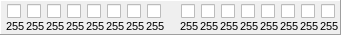
   <widget class="QFrame" name="fm-1_32" >
    <property name="geometry" >
     <rect>
      <x>10</x>
      <y>140</y>
      <width>341</width>
      <height>35</height>
     </rect>
    </property>
    <property name="autoFillBackground" >
     <bool>false</bool>
    </property>
    <property name="frameShape" >
     <enum>QFrame::Panel</enum>
    </property>
    <property name="frameShadow" >
     <enum>QFrame::Raised</enum>
    </property>
    <widget class="QLabel" name="lb-2_48" >
     <property name="geometry" >
      <rect>
       <x>6</x>
       <y>18</y>
       <width>21</width>
       <height>16</height>
      </rect>
     </property>
     <property name="font" >
      <font>
       <family>MS UI Gothic</family>
       <pointsize>8</pointsize>
       <weight>50</weight>
       <italic>false</italic>
       <bold>false</bold>
       <underline>false</underline>
       <strikeout>false</strikeout>
      </font>
     </property>
     <property name="text" >
      <string>255</string>
     </property>
    </widget>
    <widget class="QCheckBox" name="chk-2_48" >
     <property name="geometry" >
      <rect>
       <x>7</x>
       <y>3</y>
       <width>16</width>
       <height>17</height>
      </rect>
     </property>
    </widget>
    <widget class="QCheckBox" name="chk-2_49" >
     <property name="geometry" >
      <rect>
       <x>27</x>
       <y>3</y>
       <width>16</width>
       <height>17</height>
      </rect>
     </property>
    </widget>
    <widget class="QCheckBox" name="chk-2_50" >
     <property name="geometry" >
      <rect>
       <x>47</x>
       <y>3</y>
       <width>16</width>
       <height>17</height>
      </rect>
     </property>
    </widget>
    <widget class="QCheckBox" name="chk-2_51" >
     <property name="geometry" >
      <rect>
       <x>67</x>
       <y>3</y>
       <width>16</width>
       <height>17</height>
      </rect>
     </property>
    </widget>
    <widget class="QCheckBox" name="chk-2_52" >
     <property name="geometry" >
      <rect>
       <x>87</x>
       <y>3</y>
       <width>16</width>
       <height>17</height>
      </rect>
     </property>
    </widget>
    <widget class="QCheckBox" name="chk-2_53" >
     <property name="geometry" >
      <rect>
       <x>107</x>
       <y>3</y>
       <width>16</width>
       <height>17</height>
      </rect>
     </property>
    </widget>
    <widget class="QCheckBox" name="chk-2_54" >
     <property name="geometry" >
      <rect>
       <x>127</x>
       <y>3</y>
       <width>16</width>
       <height>17</height>
      </rect>
     </property>
    </widget>
    <widget class="QCheckBox" name="chk-2_55" >
     <property name="geometry" >
      <rect>
       <x>147</x>
       <y>3</y>
       <width>16</width>
       <height>17</height>
      </rect>
     </property>
    </widget>
    <widget class="QLabel" name="lb-2_49" >
     <property name="geometry" >
      <rect>
       <x>26</x>
       <y>18</y>
       <width>21</width>
       <height>16</height>
      </rect>
     </property>
     <property name="font" >
      <font>
       <family>MS UI Gothic</family>
       <pointsize>8</pointsize>
       <weight>50</weight>
       <italic>false</italic>
       <bold>false</bold>
       <underline>false</underline>
       <strikeout>false</strikeout>
      </font>
     </property>
     <property name="text" >
      <string>255</string>
     </property>
    </widget>
    <widget class="QLabel" name="lb-2_50" >
     <property name="geometry" >
      <rect>
       <x>46</x>
       <y>18</y>
       <width>21</width>
       <height>16</height>
      </rect>
     </property>
     <property name="font" >
      <font>
       <family>MS UI Gothic</family>
       <pointsize>8</pointsize>
       <weight>50</weight>
       <italic>false</italic>
       <bold>false</bold>
       <underline>false</underline>
       <strikeout>false</strikeout>
      </font>
     </property>
     <property name="text" >
      <string>255</string>
     </property>
    </widget>
    <widget class="QLabel" name="lb-2_51" >
     <property name="geometry" >
      <rect>
       <x>66</x>
       <y>18</y>
       <width>21</width>
       <height>16</height>
      </rect>
     </property>
     <property name="font" >
      <font>
       <family>MS UI Gothic</family>
       <pointsize>8</pointsize>
       <weight>50</weight>
       <italic>false</italic>
       <bold>false</bold>
       <underline>false</underline>
       <strikeout>false</strikeout>
      </font>
     </property>
     <property name="text" >
      <string>255</string>
     </property>
    </widget>
    <widget class="QLabel" name="lb-2_52" >
     <property name="geometry" >
      <rect>
       <x>86</x>
       <y>18</y>
       <width>21</width>
       <height>16</height>
      </rect>
     </property>
     <property name="font" >
      <font>
       <family>MS UI Gothic</family>
       <pointsize>8</pointsize>
       <weight>50</weight>
       <italic>false</italic>
       <bold>false</bold>
       <underline>false</underline>
       <strikeout>false</strikeout>
      </font>
     </property>
     <property name="text" >
      <string>255</string>
     </property>
    </widget>
    <widget class="QLabel" name="lb-2_53" >
     <property name="geometry" >
      <rect>
       <x>106</x>
       <y>18</y>
       <width>21</width>
       <height>16</height>
      </rect>
     </property>
     <property name="font" >
      <font>
       <family>MS UI Gothic</family>
       <pointsize>8</pointsize>
       <weight>50</weight>
       <italic>false</italic>
       <bold>false</bold>
       <underline>false</underline>
       <strikeout>false</strikeout>
      </font>
     </property>
     <property name="text" >
      <string>255</string>
     </property>
    </widget>
    <widget class="QLabel" name="lb-2_54" >
     <property name="geometry" >
      <rect>
       <x>126</x>
       <y>18</y>
       <width>21</width>
       <height>16</height>
      </rect>
     </property>
     <property name="font" >
      <font>
       <family>MS UI Gothic</family>
       <pointsize>8</pointsize>
       <weight>50</weight>
       <italic>false</italic>
       <bold>false</bold>
       <underline>false</underline>
       <strikeout>false</strikeout>
      </font>
     </property>
     <property name="text" >
      <string>255</string>
     </property>
    </widget>
    <widget class="QLabel" name="lb-2_55" >
     <property name="geometry" >
      <rect>
       <x>146</x>
       <y>18</y>
       <width>21</width>
       <height>16</height>
      </rect>
     </property>
     <property name="font" >
      <font>
       <family>MS UI Gothic</family>
       <pointsize>8</pointsize>
       <weight>50</weight>
       <italic>false</italic>
       <bold>false</bold>
       <underline>false</underline>
       <strikeout>false</strikeout>
      </font>
     </property>
     <property name="text" >
      <string>255</string>
     </property>
    </widget>
    <widget class="QLabel" name="lb-2_62" >
     <property name="geometry" >
      <rect>
       <x>300</x>
       <y>18</y>
       <width>21</width>
       <height>16</height>
      </rect>
     </property>
     <property name="font" >
      <font>
       <family>MS UI Gothic</family>
       <pointsize>8</pointsize>
       <weight>50</weight>
       <italic>false</italic>
       <bold>false</bold>
       <underline>false</underline>
       <strikeout>false</strikeout>
      </font>
     </property>
     <property name="text" >
      <string>255</string>
     </property>
    </widget>
    <widget class="QCheckBox" name="chk-2_58" >
     <property name="geometry" >
      <rect>
       <x>221</x>
       <y>3</y>
       <width>16</width>
       <height>17</height>
      </rect>
     </property>
    </widget>
    <widget class="QLabel" name="lb-2_59" >
     <property name="geometry" >
      <rect>
       <x>240</x>
       <y>18</y>
       <width>21</width>
       <height>16</height>
      </rect>
     </property>
     <property name="font" >
      <font>
       <family>MS UI Gothic</family>
       <pointsize>8</pointsize>
       <weight>50</weight>
       <italic>false</italic>
       <bold>false</bold>
       <underline>false</underline>
       <strikeout>false</strikeout>
      </font>
     </property>
     <property name="text" >
      <string>255</string>
     </property>
    </widget>
    <widget class="QLabel" name="lb-2_63" >
     <property name="geometry" >
      <rect>
       <x>320</x>
       <y>18</y>
       <width>21</width>
       <height>16</height>
      </rect>
     </property>
     <property name="font" >
      <font>
       <family>MS UI Gothic</family>
       <pointsize>8</pointsize>
       <weight>50</weight>
       <italic>false</italic>
       <bold>false</bold>
       <underline>false</underline>
       <strikeout>false</strikeout>
      </font>
     </property>
     <property name="text" >
      <string>255</string>
     </property>
    </widget>
    <widget class="QLabel" name="lb-2_58" >
     <property name="geometry" >
      <rect>
       <x>220</x>
       <y>18</y>
       <width>21</width>
       <height>16</height>
      </rect>
     </property>
     <property name="font" >
      <font>
       <family>MS UI Gothic</family>
       <pointsize>8</pointsize>
       <weight>50</weight>
       <italic>false</italic>
       <bold>false</bold>
       <underline>false</underline>
       <strikeout>false</strikeout>
      </font>
     </property>
     <property name="text" >
      <string>255</string>
     </property>
    </widget>
    <widget class="QLabel" name="lb-2_60" >
     <property name="geometry" >
      <rect>
       <x>260</x>
       <y>18</y>
       <width>21</width>
       <height>16</height>
      </rect>
     </property>
     <property name="font" >
      <font>
       <family>MS UI Gothic</family>
       <pointsize>8</pointsize>
       <weight>50</weight>
       <italic>false</italic>
       <bold>false</bold>
       <underline>false</underline>
       <strikeout>false</strikeout>
      </font>
     </property>
     <property name="text" >
      <string>255</string>
     </property>
    </widget>
    <widget class="QCheckBox" name="chk-2_57" >
     <property name="geometry" >
      <rect>
       <x>201</x>
       <y>3</y>
       <width>16</width>
       <height>17</height>
      </rect>
     </property>
    </widget>
    <widget class="QLabel" name="lb-2_56" >
     <property name="geometry" >
      <rect>
       <x>180</x>
       <y>18</y>
       <width>21</width>
       <height>16</height>
      </rect>
     </property>
     <property name="font" >
      <font>
       <family>MS UI Gothic</family>
       <pointsize>8</pointsize>
       <weight>50</weight>
       <italic>false</italic>
       <bold>false</bold>
       <underline>false</underline>
       <strikeout>false</strikeout>
      </font>
     </property>
     <property name="text" >
      <string>255</string>
     </property>
    </widget>
    <widget class="QLabel" name="lb-2_57" >
     <property name="geometry" >
      <rect>
       <x>200</x>
       <y>18</y>
       <width>21</width>
       <height>16</height>
      </rect>
     </property>
     <property name="font" >
      <font>
       <family>MS UI Gothic</family>
       <pointsize>8</pointsize>
       <weight>50</weight>
       <italic>false</italic>
       <bold>false</bold>
       <underline>false</underline>
       <strikeout>false</strikeout>
      </font>
     </property>
     <property name="text" >
      <string>255</string>
     </property>
    </widget>
    <widget class="QCheckBox" name="chk-2_62" >
     <property name="geometry" >
      <rect>
       <x>301</x>
       <y>3</y>
       <width>16</width>
       <height>17</height>
      </rect>
     </property>
    </widget>
    <widget class="QCheckBox" name="chk-2_56" >
     <property name="geometry" >
      <rect>
       <x>181</x>
       <y>3</y>
       <width>16</width>
       <height>17</height>
      </rect>
     </property>
    </widget>
    <widget class="QCheckBox" name="chk-2_59" >
     <property name="geometry" >
      <rect>
       <x>241</x>
       <y>3</y>
       <width>16</width>
       <height>17</height>
      </rect>
     </property>
    </widget>
    <widget class="QCheckBox" name="chk-2_61" >
     <property name="geometry" >
      <rect>
       <x>281</x>
       <y>3</y>
       <width>16</width>
       <height>17</height>
      </rect>
     </property>
    </widget>
    <widget class="QCheckBox" name="chk-2_63" >
     <property name="geometry" >
      <rect>
       <x>321</x>
       <y>3</y>
       <width>16</width>
       <height>17</height>
      </rect>
     </property>
    </widget>
    <widget class="QCheckBox" name="chk-2_60" >
     <property name="geometry" >
      <rect>
       <x>261</x>
       <y>3</y>
       <width>16</width>
       <height>17</height>
      </rect>
     </property>
    </widget>
    <widget class="QLabel" name="lb-2_61" >
     <property name="geometry" >
      <rect>
       <x>280</x>
       <y>18</y>
       <width>21</width>
       <height>16</height>
      </rect>
     </property>
     <property name="font" >
      <font>
       <family>MS UI Gothic</family>
       <pointsize>8</pointsize>
       <weight>50</weight>
       <italic>false</italic>
       <bold>false</bold>
       <underline>false</underline>
       <strikeout>false</strikeout>
      </font>
     </property>
     <property name="text" >
      <string>255</string>
     </property>
    </widget>
   </widget>
